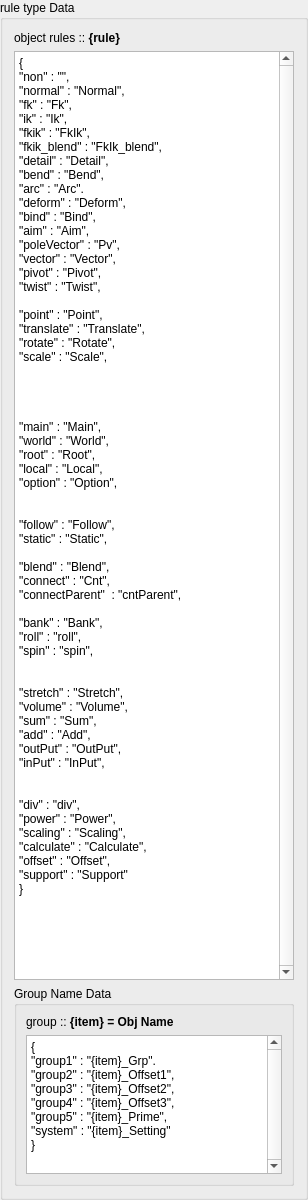
               <widget class="QGroupBox" name="ruleData_Gb">
                <property name="minimumSize">
                 <size>
                  <width>0</width>
                  <height>1200</height>
                 </size>
                </property>
                <property name="maximumSize">
                 <size>
                  <width>16777215</width>
                  <height>1200</height>
                 </size>
                </property>
                <property name="title">
                 <string>rule type Data</string>
                </property>
                <layout class="QVBoxLayout" name="verticalLayout_13">
                 <item>
                  <widget class="QLabel" name="label_7">
                   <property name="text">
                    <string>&lt;html&gt;&lt;head/&gt;&lt;body&gt;&lt;p&gt;&lt;span style=&quot; font-size:9pt;&quot;&gt;object rules :: &lt;/span&gt;&lt;span style=&quot; font-size:9pt; font-weight:700;&quot;&gt;{rule}&lt;/span&gt;&lt;/p&gt;&lt;/body&gt;&lt;/html&gt;</string>
                   </property>
                  </widget>
                 </item>
                 <item>
                  <widget class="QTextEdit" name="ruleData_Te">
                   <property name="minimumSize">
                    <size>
                     <width>0</width>
                     <height>0</height>
                    </size>
                   </property>
                   <property name="maximumSize">
                    <size>
                     <width>16777215</width>
                     <height>16777215</height>
                    </size>
                   </property>
                   <property name="verticalScrollBarPolicy">
                    <enum>Qt::ScrollBarPolicy::ScrollBarAlwaysOn</enum>
                   </property>
                   <property name="horizontalScrollBarPolicy">
                    <enum>Qt::ScrollBarPolicy::ScrollBarAlwaysOff</enum>
                   </property>
                   <property name="html">
                    <string>&lt;!DOCTYPE HTML PUBLIC &quot;-//W3C//DTD HTML 4.0//EN&quot; &quot;http://www.w3.org/TR/REC-html40/strict.dtd&quot;&gt;
&lt;html&gt;&lt;head&gt;&lt;meta name=&quot;qrichtext&quot; content=&quot;1&quot; /&gt;&lt;meta charset=&quot;utf-8&quot; /&gt;&lt;style type=&quot;text/css&quot;&gt;
p, li { white-space: pre-wrap; }
hr { height: 1px; border-width: 0; }
li.unchecked::marker { content: &quot;\2610&quot;; }
li.checked::marker { content: &quot;\2612&quot;; }
&lt;/style&gt;&lt;/head&gt;&lt;body style=&quot; font-family:'Segoe UI','Malgun Gothic','sans-serif'; font-size:12px; font-weight:400; font-style:normal;&quot;&gt;
&lt;p style=&quot; margin-top:0px; margin-bottom:0px; margin-left:0px; margin-right:0px; -qt-block-indent:0; text-indent:0px;&quot;&gt;{&lt;/p&gt;
&lt;p style=&quot; margin-top:0px; margin-bottom:0px; margin-left:0px; margin-right:0px; -qt-block-indent:0; text-indent:0px;&quot;&gt;&amp;quot;non&amp;quot; : &amp;quot;&amp;quot;, &lt;/p&gt;
&lt;p style=&quot; margin-top:0px; margin-bottom:0px; margin-left:0px; margin-right:0px; -qt-block-indent:0; text-indent:0px;&quot;&gt;&amp;quot;normal&amp;quot; : &amp;quot;Normal&amp;quot;,&lt;/p&gt;
&lt;p style=&quot; margin-top:0px; margin-bottom:0px; margin-left:0px; margin-right:0px; -qt-block-indent:0; text-indent:0px;&quot;&gt;&amp;quot;fk&amp;quot; : &amp;quot;Fk&amp;quot;,&lt;/p&gt;
&lt;p style=&quot; margin-top:0px; margin-bottom:0px; margin-left:0px; margin-right:0px; -qt-block-indent:0; text-indent:0px;&quot;&gt;&amp;quot;ik&amp;quot; : &amp;quot;Ik&amp;quot;,&lt;/p&gt;
&lt;p style=&quot; margin-top:0px; margin-bottom:0px; margin-left:0px; margin-right:0px; -qt-block-indent:0; text-indent:0px;&quot;&gt;&amp;quot;fkik&amp;quot; : &amp;quot;FkIk&amp;quot;,&lt;/p&gt;
&lt;p style=&quot; margin-top:0px; margin-bottom:0px; margin-left:0px; margin-right:0px; -qt-block-indent:0; text-indent:0px;&quot;&gt;&amp;quot;fkik_blend&amp;quot; : &amp;quot;FkIk_blend&amp;quot;,&lt;/p&gt;
&lt;p style=&quot; margin-top:0px; margin-bottom:0px; margin-left:0px; margin-right:0px; -qt-block-indent:0; text-indent:0px;&quot;&gt;&amp;quot;detail&amp;quot; : &amp;quot;Detail&amp;quot;,&lt;/p&gt;
&lt;p style=&quot; margin-top:0px; margin-bottom:0px; margin-left:0px; margin-right:0px; -qt-block-indent:0; text-indent:0px;&quot;&gt;&amp;quot;bend&amp;quot; : &amp;quot;Bend&amp;quot;,&lt;/p&gt;
&lt;p style=&quot; margin-top:0px; margin-bottom:0px; margin-left:0px; margin-right:0px; -qt-block-indent:0; text-indent:0px;&quot;&gt;&amp;quot;arc&amp;quot; : &amp;quot;Arc&amp;quot;.&lt;/p&gt;
&lt;p style=&quot; margin-top:0px; margin-bottom:0px; margin-left:0px; margin-right:0px; -qt-block-indent:0; text-indent:0px;&quot;&gt;&amp;quot;deform&amp;quot; : &amp;quot;Deform&amp;quot;,&lt;/p&gt;
&lt;p style=&quot; margin-top:0px; margin-bottom:0px; margin-left:0px; margin-right:0px; -qt-block-indent:0; text-indent:0px;&quot;&gt;&amp;quot;bind&amp;quot; : &amp;quot;Bind&amp;quot;,&lt;/p&gt;
&lt;p style=&quot; margin-top:0px; margin-bottom:0px; margin-left:0px; margin-right:0px; -qt-block-indent:0; text-indent:0px;&quot;&gt;&amp;quot;aim&amp;quot; : &amp;quot;Aim&amp;quot;,&lt;/p&gt;
&lt;p style=&quot; margin-top:0px; margin-bottom:0px; margin-left:0px; margin-right:0px; -qt-block-indent:0; text-indent:0px;&quot;&gt;&amp;quot;poleVector&amp;quot; : &amp;quot;Pv&amp;quot;,&lt;/p&gt;
&lt;p style=&quot; margin-top:0px; margin-bottom:0px; margin-left:0px; margin-right:0px; -qt-block-indent:0; text-indent:0px;&quot;&gt;&amp;quot;vector&amp;quot; : &amp;quot;Vector&amp;quot;,&lt;/p&gt;
&lt;p style=&quot; margin-top:0px; margin-bottom:0px; margin-left:0px; margin-right:0px; -qt-block-indent:0; text-indent:0px;&quot;&gt;&amp;quot;pivot&amp;quot; : &amp;quot;Pivot&amp;quot;,&lt;/p&gt;
&lt;p style=&quot; margin-top:0px; margin-bottom:0px; margin-left:0px; margin-right:0px; -qt-block-indent:0; text-indent:0px;&quot;&gt;&amp;quot;twist&amp;quot; : &amp;quot;Twist&amp;quot;,&lt;/p&gt;
&lt;p style=&quot;-qt-paragraph-type:empty; margin-top:0px; margin-bottom:0px; margin-left:0px; margin-right:0px; -qt-block-indent:0; text-indent:0px;&quot;&gt;&lt;br /&gt;&lt;/p&gt;
&lt;p style=&quot; margin-top:0px; margin-bottom:0px; margin-left:0px; margin-right:0px; -qt-block-indent:0; text-indent:0px;&quot;&gt;&amp;quot;point&amp;quot; : &amp;quot;Point&amp;quot;,&lt;/p&gt;
&lt;p style=&quot; margin-top:0px; margin-bottom:0px; margin-left:0px; margin-right:0px; -qt-block-indent:0; text-indent:0px;&quot;&gt;&amp;quot;translate&amp;quot; : &amp;quot;Translate&amp;quot;,&lt;/p&gt;
&lt;p style=&quot; margin-top:0px; margin-bottom:0px; margin-left:0px; margin-right:0px; -qt-block-indent:0; text-indent:0px;&quot;&gt;&amp;quot;rotate&amp;quot; : &amp;quot;Rotate&amp;quot;,&lt;/p&gt;
&lt;p style=&quot; margin-top:0px; margin-bottom:0px; margin-left:0px; margin-right:0px; -qt-block-indent:0; text-indent:0px;&quot;&gt;&amp;quot;scale&amp;quot; : &amp;quot;Scale&amp;quot;,&lt;/p&gt;
&lt;p style=&quot;-qt-paragraph-type:empty; margin-top:0px; margin-bottom:0px; margin-left:0px; margin-right:0px; -qt-block-indent:0; text-indent:0px;&quot;&gt;&lt;br /&gt;&lt;/p&gt;
&lt;p style=&quot;-qt-paragraph-type:empty; margin-top:0px; margin-bottom:0px; margin-left:0px; margin-right:0px; -qt-block-indent:0; text-indent:0px;&quot;&gt;&lt;br /&gt;&lt;/p&gt;
&lt;p style=&quot;-qt-paragraph-type:empty; margin-top:0px; margin-bottom:0px; margin-left:0px; margin-right:0px; -qt-block-indent:0; text-indent:0px;&quot;&gt;&lt;br /&gt;&lt;/p&gt;
&lt;p style=&quot;-qt-paragraph-type:empty; margin-top:0px; margin-bottom:0px; margin-left:0px; margin-right:0px; -qt-block-indent:0; text-indent:0px;&quot;&gt;&lt;br /&gt;&lt;/p&gt;
&lt;p style=&quot; margin-top:0px; margin-bottom:0px; margin-left:0px; margin-right:0px; -qt-block-indent:0; text-indent:0px;&quot;&gt;&amp;quot;main&amp;quot; : &amp;quot;Main&amp;quot;,&lt;/p&gt;
&lt;p style=&quot; margin-top:0px; margin-bottom:0px; margin-left:0px; margin-right:0px; -qt-block-indent:0; text-indent:0px;&quot;&gt;&amp;quot;world&amp;quot; : &amp;quot;World&amp;quot;,&lt;/p&gt;
&lt;p style=&quot; margin-top:0px; margin-bottom:0px; margin-left:0px; margin-right:0px; -qt-block-indent:0; text-indent:0px;&quot;&gt;&amp;quot;root&amp;quot; : &amp;quot;Root&amp;quot;,&lt;/p&gt;
&lt;p style=&quot; margin-top:0px; margin-bottom:0px; margin-left:0px; margin-right:0px; -qt-block-indent:0; text-indent:0px;&quot;&gt;&amp;quot;local&amp;quot; : &amp;quot;Local&amp;quot;,&lt;/p&gt;
&lt;p style=&quot; margin-top:0px; margin-bottom:0px; margin-left:0px; margin-right:0px; -qt-block-indent:0; text-indent:0px;&quot;&gt;&amp;quot;option&amp;quot; : &amp;quot;Option&amp;quot;,&lt;/p&gt;
&lt;p style=&quot;-qt-paragraph-type:empty; margin-top:0px; margin-bottom:0px; margin-left:0px; margin-right:0px; -qt-block-indent:0; text-indent:0px;&quot;&gt;&lt;br /&gt;&lt;/p&gt;
&lt;p style=&quot;-qt-paragraph-type:empty; margin-top:0px; margin-bottom:0px; margin-left:0px; margin-right:0px; -qt-block-indent:0; text-indent:0px;&quot;&gt;&lt;br /&gt;&lt;/p&gt;
&lt;p style=&quot; margin-top:0px; margin-bottom:0px; margin-left:0px; margin-right:0px; -qt-block-indent:0; text-indent:0px;&quot;&gt;&amp;quot;follow&amp;quot; : &amp;quot;Follow&amp;quot;,&lt;/p&gt;
&lt;p style=&quot; margin-top:0px; margin-bottom:0px; margin-left:0px; margin-right:0px; -qt-block-indent:0; text-indent:0px;&quot;&gt;&amp;quot;static&amp;quot; : &amp;quot;Static&amp;quot;,&lt;/p&gt;
&lt;p style=&quot;-qt-paragraph-type:empty; margin-top:0px; margin-bottom:0px; margin-left:0px; margin-right:0px; -qt-block-indent:0; text-indent:0px;&quot;&gt;&lt;br /&gt;&lt;/p&gt;
&lt;p style=&quot; margin-top:0px; margin-bottom:0px; margin-left:0px; margin-right:0px; -qt-block-indent:0; text-indent:0px;&quot;&gt;&amp;quot;blend&amp;quot; : &amp;quot;Blend&amp;quot;,&lt;/p&gt;
&lt;p style=&quot; margin-top:0px; margin-bottom:0px; margin-left:0px; margin-right:0px; -qt-block-indent:0; text-indent:0px;&quot;&gt;&amp;quot;connect&amp;quot; : &amp;quot;Cnt&amp;quot;,&lt;/p&gt;
&lt;p style=&quot; margin-top:0px; margin-bottom:0px; margin-left:0px; margin-right:0px; -qt-block-indent:0; text-indent:0px;&quot;&gt;&amp;quot;connectParent&amp;quot;  : &amp;quot;cntParent&amp;quot;,&lt;/p&gt;
&lt;p style=&quot;-qt-paragraph-type:empty; margin-top:0px; margin-bottom:0px; margin-left:0px; margin-right:0px; -qt-block-indent:0; text-indent:0px;&quot;&gt;&lt;br /&gt;&lt;/p&gt;
&lt;p style=&quot; margin-top:0px; margin-bottom:0px; margin-left:0px; margin-right:0px; -qt-block-indent:0; text-indent:0px;&quot;&gt;&amp;quot;bank&amp;quot; : &amp;quot;Bank&amp;quot;,&lt;/p&gt;
&lt;p style=&quot; margin-top:0px; margin-bottom:0px; margin-left:0px; margin-right:0px; -qt-block-indent:0; text-indent:0px;&quot;&gt;&amp;quot;roll&amp;quot; : &amp;quot;roll&amp;quot;,&lt;/p&gt;
&lt;p style=&quot; margin-top:0px; margin-bottom:0px; margin-left:0px; margin-right:0px; -qt-block-indent:0; text-indent:0px;&quot;&gt;&amp;quot;spin&amp;quot; : &amp;quot;spin&amp;quot;,&lt;/p&gt;
&lt;p style=&quot;-qt-paragraph-type:empty; margin-top:0px; margin-bottom:0px; margin-left:0px; margin-right:0px; -qt-block-indent:0; text-indent:0px;&quot;&gt;&lt;br /&gt;&lt;/p&gt;
&lt;p style=&quot;-qt-paragraph-type:empty; margin-top:0px; margin-bottom:0px; margin-left:0px; margin-right:0px; -qt-block-indent:0; text-indent:0px;&quot;&gt;&lt;br /&gt;&lt;/p&gt;
&lt;p style=&quot; margin-top:0px; margin-bottom:0px; margin-left:0px; margin-right:0px; -qt-block-indent:0; text-indent:0px;&quot;&gt;&amp;quot;stretch&amp;quot; : &amp;quot;Stretch&amp;quot;,&lt;/p&gt;
&lt;p style=&quot; margin-top:0px; margin-bottom:0px; margin-left:0px; margin-right:0px; -qt-block-indent:0; text-indent:0px;&quot;&gt;&amp;quot;volume&amp;quot; : &amp;quot;Volume&amp;quot;,&lt;/p&gt;
&lt;p style=&quot; margin-top:0px; margin-bottom:0px; margin-left:0px; margin-right:0px; -qt-block-indent:0; text-indent:0px;&quot;&gt;&amp;quot;sum&amp;quot; : &amp;quot;Sum&amp;quot;,&lt;/p&gt;
&lt;p style=&quot; margin-top:0px; margin-bottom:0px; margin-left:0px; margin-right:0px; -qt-block-indent:0; text-indent:0px;&quot;&gt;&amp;quot;add&amp;quot; : &amp;quot;Add&amp;quot;,&lt;/p&gt;
&lt;p style=&quot; margin-top:0px; margin-bottom:0px; margin-left:0px; margin-right:0px; -qt-block-indent:0; text-indent:0px;&quot;&gt;&amp;quot;outPut&amp;quot; : &amp;quot;OutPut&amp;quot;,&lt;/p&gt;
&lt;p style=&quot; margin-top:0px; margin-bottom:0px; margin-left:0px; margin-right:0px; -qt-block-indent:0; text-indent:0px;&quot;&gt;&amp;quot;inPut&amp;quot; : &amp;quot;InPut&amp;quot;,&lt;/p&gt;
&lt;p style=&quot;-qt-paragraph-type:empty; margin-top:0px; margin-bottom:0px; margin-left:0px; margin-right:0px; -qt-block-indent:0; text-indent:0px;&quot;&gt;&lt;br /&gt;&lt;/p&gt;
&lt;p style=&quot;-qt-paragraph-type:empty; margin-top:0px; margin-bottom:0px; margin-left:0px; margin-right:0px; -qt-block-indent:0; text-indent:0px;&quot;&gt;&lt;br /&gt;&lt;/p&gt;
&lt;p style=&quot; margin-top:0px; margin-bottom:0px; margin-left:0px; margin-right:0px; -qt-block-indent:0; text-indent:0px;&quot;&gt;&amp;quot;div&amp;quot; : &amp;quot;div&amp;quot;,&lt;/p&gt;
&lt;p style=&quot; margin-top:0px; margin-bottom:0px; margin-left:0px; margin-right:0px; -qt-block-indent:0; text-indent:0px;&quot;&gt;&amp;quot;power&amp;quot; : &amp;quot;Power&amp;quot;,&lt;/p&gt;
&lt;p style=&quot; margin-top:0px; margin-bottom:0px; margin-left:0px; margin-right:0px; -qt-block-indent:0; text-indent:0px;&quot;&gt;&amp;quot;scaling&amp;quot; : &amp;quot;Scaling&amp;quot;,&lt;/p&gt;
&lt;p style=&quot; margin-top:0px; margin-bottom:0px; margin-left:0px; margin-right:0px; -qt-block-indent:0; text-indent:0px;&quot;&gt;&amp;quot;calculate&amp;quot; : &amp;quot;Calculate&amp;quot;,&lt;/p&gt;
&lt;p style=&quot; margin-top:0px; margin-bottom:0px; margin-left:0px; margin-right:0px; -qt-block-indent:0; text-indent:0px;&quot;&gt;&amp;quot;offset&amp;quot; : &amp;quot;Offset&amp;quot;,&lt;/p&gt;
&lt;p style=&quot; margin-top:0px; margin-bottom:0px; margin-left:0px; margin-right:0px; -qt-block-indent:0; text-indent:0px;&quot;&gt;&amp;quot;support&amp;quot; : &amp;quot;Support&amp;quot;&lt;/p&gt;
&lt;p style=&quot; margin-top:0px; margin-bottom:0px; margin-left:0px; margin-right:0px; -qt-block-indent:0; text-indent:0px;&quot;&gt;}&lt;/p&gt;&lt;/body&gt;&lt;/html&gt;</string>
                   </property>
                  </widget>
                 </item>
                 <item>
                  <widget class="QGroupBox" name="groupData_Gb">
                   <property name="minimumSize">
                    <size>
                     <width>0</width>
                     <height>200</height>
                    </size>
                   </property>
                   <property name="maximumSize">
                    <size>
                     <width>16777215</width>
                     <height>200</height>
                    </size>
                   </property>
                   <property name="title">
                    <string>Group Name Data</string>
                   </property>
                   <layout class="QVBoxLayout" name="verticalLayout_14">
                    <item>
                     <widget class="QLabel" name="label_8">
                      <property name="text">
                       <string>&lt;html&gt;&lt;head/&gt;&lt;body&gt;&lt;p&gt;group  ::&lt;span style=&quot; font-weight:700;&quot;&gt; {item} = Obj Name &lt;/span&gt;&lt;/p&gt;&lt;/body&gt;&lt;/html&gt;</string>
                      </property>
                     </widget>
                    </item>
                    <item>
                     <widget class="QTextEdit" name="groupData_Te">
                      <property name="minimumSize">
                       <size>
                        <width>0</width>
                        <height>0</height>
                       </size>
                      </property>
                      <property name="verticalScrollBarPolicy">
                       <enum>Qt::ScrollBarPolicy::ScrollBarAlwaysOn</enum>
                      </property>
                      <property name="horizontalScrollBarPolicy">
                       <enum>Qt::ScrollBarPolicy::ScrollBarAlwaysOff</enum>
                      </property>
                      <property name="html">
                       <string>&lt;!DOCTYPE HTML PUBLIC &quot;-//W3C//DTD HTML 4.0//EN&quot; &quot;http://www.w3.org/TR/REC-html40/strict.dtd&quot;&gt;
&lt;html&gt;&lt;head&gt;&lt;meta name=&quot;qrichtext&quot; content=&quot;1&quot; /&gt;&lt;meta charset=&quot;utf-8&quot; /&gt;&lt;style type=&quot;text/css&quot;&gt;
p, li { white-space: pre-wrap; }
hr { height: 1px; border-width: 0; }
li.unchecked::marker { content: &quot;\2610&quot;; }
li.checked::marker { content: &quot;\2612&quot;; }
&lt;/style&gt;&lt;/head&gt;&lt;body style=&quot; font-family:'Segoe UI','Malgun Gothic','sans-serif'; font-size:12px; font-weight:400; font-style:normal;&quot;&gt;
&lt;p style=&quot; margin-top:0px; margin-bottom:0px; margin-left:0px; margin-right:0px; -qt-block-indent:0; text-indent:0px;&quot;&gt;{&lt;/p&gt;
&lt;p style=&quot; margin-top:0px; margin-bottom:0px; margin-left:0px; margin-right:0px; -qt-block-indent:0; text-indent:0px;&quot;&gt;&amp;quot;group1&amp;quot; : &amp;quot;{item}_Grp&amp;quot;.&lt;/p&gt;
&lt;p style=&quot; margin-top:0px; margin-bottom:0px; margin-left:0px; margin-right:0px; -qt-block-indent:0; text-indent:0px;&quot;&gt;&amp;quot;group2&amp;quot; : &amp;quot;{item}_Offset1&amp;quot;,&lt;/p&gt;
&lt;p style=&quot; margin-top:0px; margin-bottom:0px; margin-left:0px; margin-right:0px; -qt-block-indent:0; text-indent:0px;&quot;&gt;&amp;quot;group3&amp;quot; : &amp;quot;{item}_Offset2&amp;quot;,&lt;/p&gt;
&lt;p style=&quot; margin-top:0px; margin-bottom:0px; margin-left:0px; margin-right:0px; -qt-block-indent:0; text-indent:0px;&quot;&gt;&amp;quot;group4&amp;quot; : &amp;quot;{item}_Offset3&amp;quot;,&lt;/p&gt;
&lt;p style=&quot; margin-top:0px; margin-bottom:0px; margin-left:0px; margin-right:0px; -qt-block-indent:0; text-indent:0px;&quot;&gt;&amp;quot;group5&amp;quot; : &amp;quot;{item}_Prime&amp;quot;,&lt;/p&gt;
&lt;p style=&quot; margin-top:0px; margin-bottom:0px; margin-left:0px; margin-right:0px; -qt-block-indent:0; text-indent:0px;&quot;&gt;&amp;quot;system&amp;quot; : &amp;quot;{item}_Setting&amp;quot;&lt;/p&gt;
&lt;p style=&quot; margin-top:0px; margin-bottom:0px; margin-left:0px; margin-right:0px; -qt-block-indent:0; text-indent:0px;&quot;&gt;}&lt;/p&gt;&lt;/body&gt;&lt;/html&gt;</string>
                      </property>
                     </widget>
                    </item>
                   </layout>
                  </widget>
                 </item>
                </layout>
               </widget>
